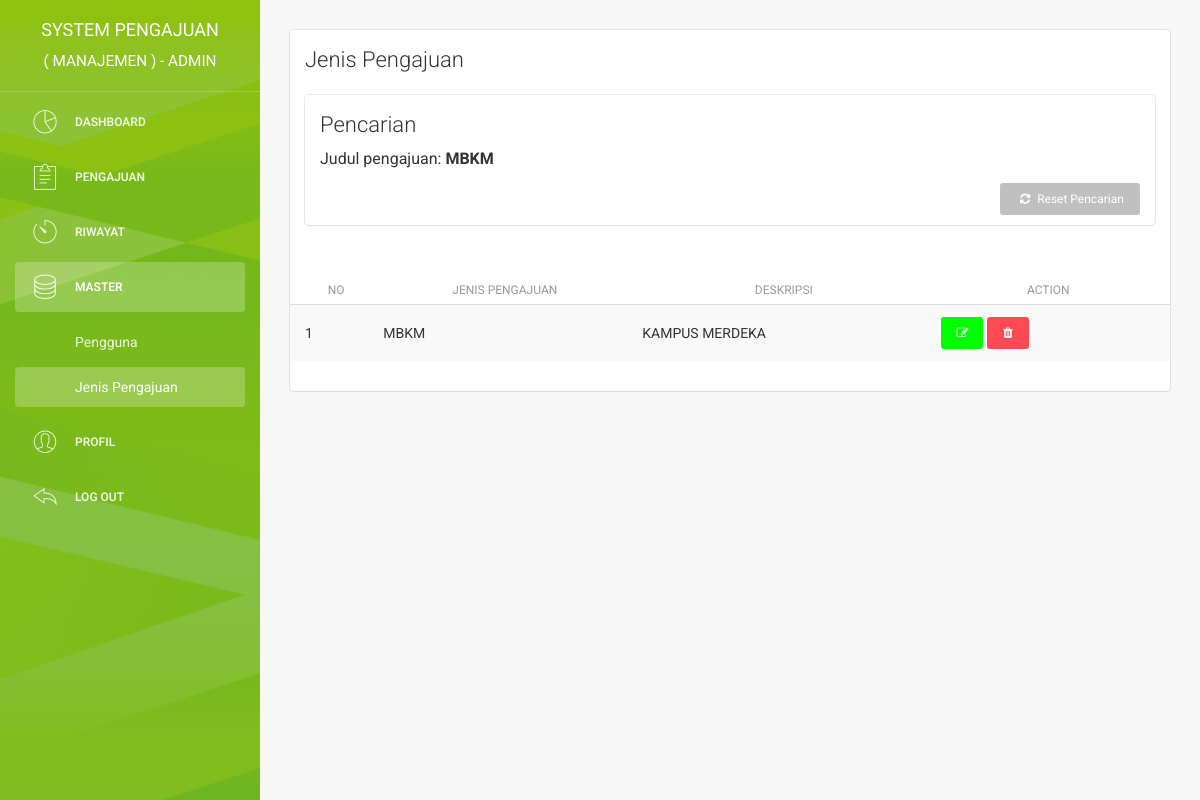
Page /admin/pencarian_jenispengajuan.php?cari=MBKM (signed in) on the committed database.
### tables this page shows
CREATE TABLE `user` (
  `id_user` int(11) NOT NULL,
  `username` varchar(225) NOT NULL,
  `email` varchar(225) NOT NULL,
  `password` varchar(225) NOT NULL,
  `nama_depan` varchar(225) NOT NULL,
  `nama_belakang` varchar(225) NOT NULL,
  `jk` enum('laki-laki','perempuan') NOT NULL,
  `no_hp` varchar(50) NOT NULL,
  `alamat` text NOT NULL,
  `role` enum('manajemen','kaprodi','dosen','mahasiswa') NOT NULL,
  `pembuatan_akun` date NOT NULL,
  `update_akun` date NOT NULL,
  `nim` varchar(20) DEFAULT NULL,
  `kelas` varchar(10) DEFAULT NULL,
  `dosen` varchar(100) DEFAULT NULL,
  `cv` varchar(255) DEFAULT NULL,
  `khs` varchar(255) DEFAULT NULL,
  `portofolio` varchar(255) DEFAULT NULL
);

CREATE TABLE `jenis_pengajuan` (
  `id_jenis_pengajuan` int(11) NOT NULL,
  `jenis_pengajuan` varchar(25) NOT NULL,
  `deskripsi` text NOT NULL,
  `periode` varchar(50) DEFAULT NULL,
  `tgl_mulai` date DEFAULT NULL,
  `tgl_selesai` date DEFAULT NULL
);

### admin/pencarian_jenispengajuan.php (the view, shortened to what this page needs)
<?php
    include '../system/koneksi.php';
    $email = mysqli_real_escape_string($con, $_SESSION['email']);
?>
<!doctype html>
<html lang="en">
<head>
    <link href="../assets/css/bootstrap.min.css" rel="stylesheet" />
    <link href="../assets/css/animate.min.css" rel="stylesheet"/>
    <link href="../assets/css/light-bootstrap-dashboard.css" rel="stylesheet"/>
    <link href="../assets/css/demo.css" rel="stylesheet" />
    <link href="http://maxcdn.bootstrapcdn.com/font-awesome/4.2.0/css/font-awesome.min.css" rel="stylesheet">
    <link href="../assets/css/pe-icon-7-stroke.css" rel="stylesheet" />
    <link rel="stylesheet" href="../assets/dist/sweetalert.css">
</head>
<body>
<div class="wrapper">
    <div class="sidebar" data-color="green" data-image="../assets/img/sidebar.jpg">
        <div class="sidebar-wrapper">
            <div class="logo">
                <a href="index" class="simple-text">
                    <?php
                    $query_login = "SELECT * FROM user WHERE email ='$email'";
                    $result_login = mysqli_query($con, $query_login);
                    $data_login = mysqli_fetch_assoc($result_login);
                    $username = $data_login["username"];
                    ?>
                    System Pengajuan<br><small>( MANAJEMEN ) - <?php echo htmlspecialchars($username); ?></small>
                </a>
            </div>
            <ul class="nav">
                <li>
                    <a href="index">
                        <i class="pe pe-7s-graph"></i>
                        <p>Dashboard</p>
                    </a>
                </li>
                <li>
                    <a href="pengajuan">
                        <i class="pe pe-7s-note2"></i>
                        <p>Pengajuan</p>
                    </a>
                </li>
                <li>
                    <a href="riwayat">
                        <i class="pe pe-7s-timer"></i>
                        <p>Riwayat</p>
                    </a>
                </li>
                <li class="active">
                    <a data-toggle="collapse" href="#componentsExamples" aria-expanded="true">
                        <i class="pe-7s-server"></i>
                        <p>Master</p>
                    </a>
                    <div class="collapse in" id="componentsExamples">
                        <ul class="nav">
                            <li><a href="user">Pengguna</a></li>
                            <li class="active"><a href="jenis_pengajuan">Jenis Pengajuan</a></li>
                        </ul>
                    </div>
                </li>
                <li>
                    <a href="profil">
                        <i class="pe pe-7s-user"></i>
                        <p>Profil</p>
                    </a>
                </li>
                <li>
                    <a href="#" onclick="logout()">
                        <i class="pe pe-7s-back"></i>
                        <p>Log out</p>
                    </a>
                </li>
            </ul>
        </div>
    </div>
    <div class="main-panel">
        <div class="content">
            <div class="container-fluid">
                <div class="row">
                    <div class="col-md-12">
                        <?php
                        $pencarian = isset($_GET["cari"]) ? mysqli_real_escape_string($con, $_GET["cari"]) : '';
                        $query = "SELECT * FROM jenis_pengajuan WHERE jenis_pengajuan LIKE '%$pencarian%'";
                        $result = mysqli_query($con, $query);
                        $no = 1;
                        $banyakdata = $result ? $result->num_rows : 0;
                        ?>
                        <div class="card">
                            <div class="header">
                                <div class="row">
                                    <div class="col-md-12">
                                        <h4 class="title">Jenis Pengajuan</h4>
                                        <br>
                                        <div class="card">
                                            <div class="content">
                                                <h4 class="title">Pencarian</h4>
                                                <h5>Judul pengajuan:
                                                    <?php
                                                    if (empty($pencarian)){
                                                        echo "<small>*semua data jenis pengajuan</small>";
                                                    }else{
                                                        echo "<b> $pencarian </b>";
                                                    }
                                                    ?>
                                                </h5>
                                                <div align="right">
                                                    <a href="jenis_pengajuan">
                                                        <button type="button" class="btn btn-info btn-fill btn-sm btn-wd">
                                                            <i class="fa fa-refresh"></i> Reset Pencarian
                                                        </button>
                                                    </a>
                                                </div>
                                            </div>
                                        </div>
                                    </div>
                                </div>
                            </div>
                            <div class="content table-responsive table-full-width">
                                <table class="table table-hover table-striped">
                                    <thead>
                                        <th>No</th>
                                        <th>Jenis Pengajuan</th>
                                        <th>Deskripsi</th>
                                        <th>Action</th>
                                    </thead>
                                    <tbody>
                                        <?php
                                        if ($banyakdata == 0) {
                                            echo "<tr><td colspan='4'>Data Tidak Ditemukan</td></tr>";
                                        } else {
                                            while ($data = mysqli_fetch_assoc($result)) {
                                                echo "<tr>
                                                    <td>$no</td>
                                                    <td>" . htmlspecialchars($data['jenis_pengajuan']) . "</td>
                                                    <td>" . htmlspecialchars($data['deskripsi']) . "</td>
                                                    <td>
                                                        <button onclick='edit(" . $data['id_jenis_pengajuan'] . ")' type='button' rel='tooltip' class='btn btn-primary btn-fill btn-sm'>
                                                            <i class='fa fa-edit'></i>
                                                        </button>
                                                        <button onclick='hapus(" . $data['id_jenis_pengajuan'] . ")' type='button' rel='tooltip' class='btn btn-danger btn-fill btn-sm'>
                                                            <i class='fa fa-trash'></i>
                                                        </button>
                                                    </td>
                                                </tr>";
                                                $no++;
                                            }
                                        }
                                        ?>
                                    </tbody>
                                </table>
                            </div>
                        </div>
                    </div>
                </div>
            </div>
        </div>
    </div>
</div>
</body>
</html>

### rows in the picture
user: username "ADMIN"
jenis_pengajuan: jenis_pengajuan "MBKM", deskripsi "KAMPUS MERDEKA"

### other values in the picture
$pencarian "MBKM"
